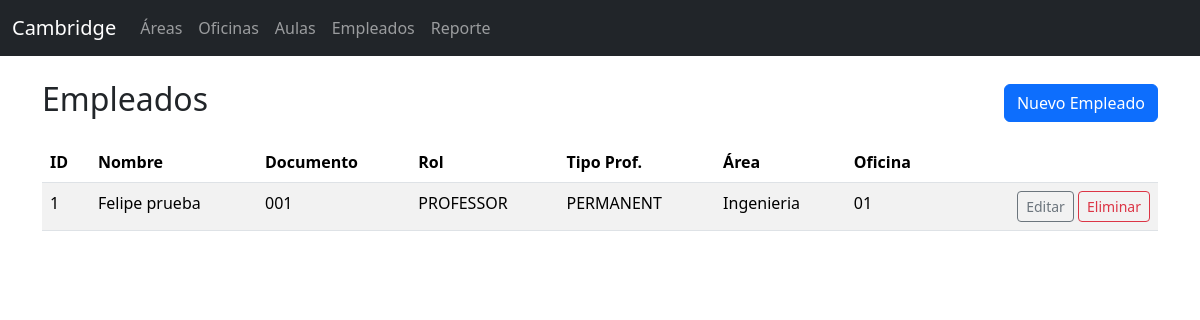
/employees/, run on the app's committed database.
### core/models.py (models this page shows, shortened)
class Employee(models.Model):
    class Role(models.TextChoices):
        PROFESSOR = 'PROFESSOR', 'Professor'
        ADMINISTRATIVE = 'ADMINISTRATIVE', 'Administrative'
    class ProfessorType(models.TextChoices):
        NONE = 'NONE', 'None'  # for non-professors
        PERMANENT = 'PERMANENT', 'Permanent'
        CONTRACTOR = 'CONTRACTOR', 'Contractor'
    document_id = models.CharField(max_length=30, unique=True)
    full_name = models.CharField(max_length=120)
    role = models.CharField(max_length=20, choices=Role.choices)
    professor_type = models.CharField(max_length=20, choices=ProfessorType.choices, default=ProfessorType.NONE)
    area = models.ForeignKey(Area, on_delete=models.PROTECT, related_name='employees')
    office = models.ForeignKey(Office, on_delete=models.PROTECT, related_name='employees')

class Area(models.Model):
    name = models.CharField(max_length=100, unique=True)

class Office(models.Model):
    code = models.CharField(max_length=20, unique=True)
    area = models.ForeignKey(Area, on_delete=models.CASCADE, related_name='offices')

### core/views_front.py (the view)
class EmployeeListView(ListView):
    model = Employee
    template_name = 'employees/list.html'
    context_object_name = 'items'
    paginate_by = 20

### templates/employees/list.html
{% extends 'base.html' %}
{% block content %}
<div class="d-flex justify-content-between align-items-center mb-3">
  <h2>Empleados</h2>
  <a href="/employees/new/" class="btn btn-primary">Nuevo Empleado</a>
  </div>
<table class="table table-striped">
  <thead>
    <tr><th>ID</th><th>Nombre</th><th>Documento</th><th>Rol</th><th>Tipo Prof.</th><th>Área</th><th>Oficina</th><th></th></tr>
  </thead>
  <tbody>
    {% for it in items %}
    <tr>
      <td>{{ it.id }}</td>
      <td>{{ it.full_name }}</td>
      <td>{{ it.document_id }}</td>
      <td>{{ it.role }}</td>
      <td>{{ it.professor_type }}</td>
      <td>{{ it.area.name }}</td>
      <td>{{ it.office.code }}</td>
      <td class="text-end">
        <a class="btn btn-sm btn-outline-secondary" href="/employees/{{ it.id }}/edit/">Editar</a>
        <a class="btn btn-sm btn-outline-danger" href="/employees/{{ it.id }}/delete/">Eliminar</a>
      </td>
    </tr>
    {% empty %}
    <tr><td colspan="8" class="text-center">Sin datos</td></tr>
    {% endfor %}
  </tbody>
</table>
{% endblock %}

### data on the page
Employee: id "1", full_name "Felipe prueba", document_id "001", role "PROFESSOR", professor_type "PERMANENT", area.name "Ingenieria", office.code "01"
